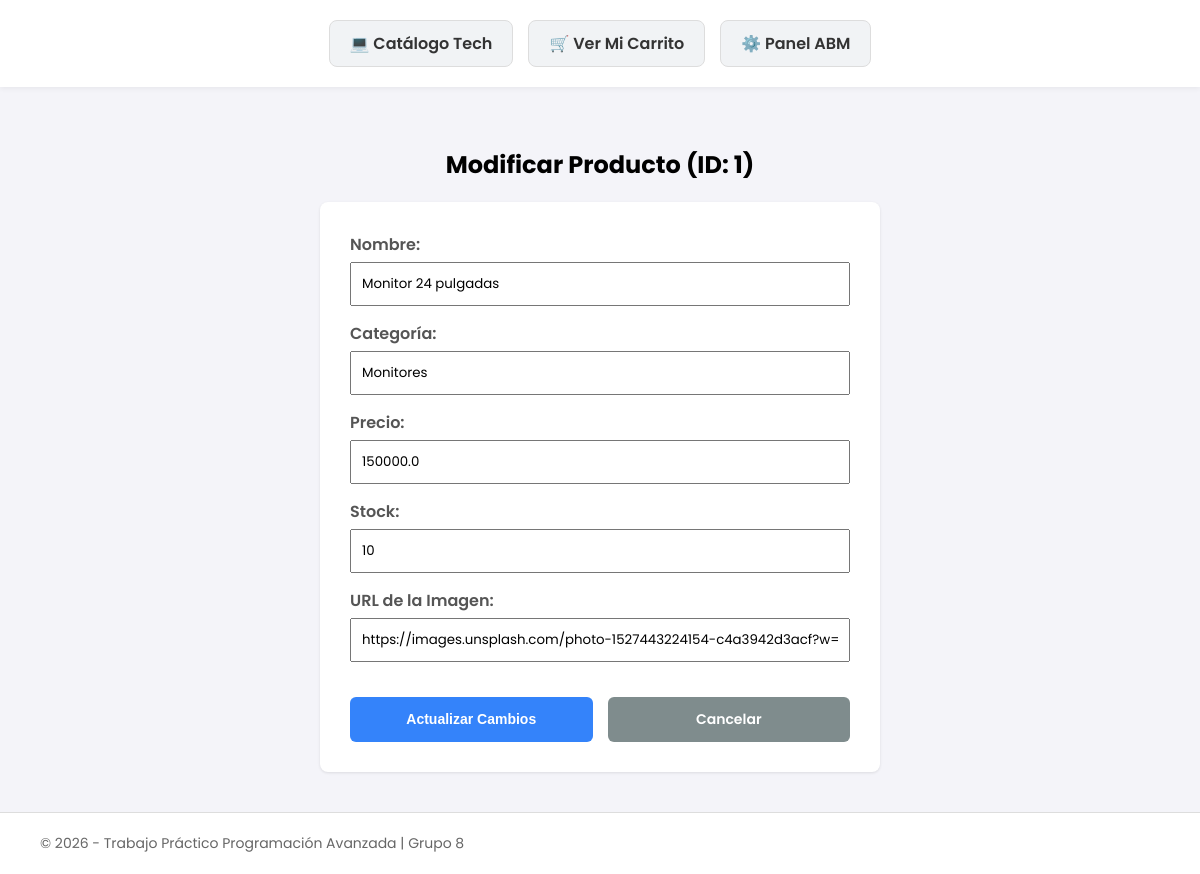
The app's page /admin/editar/1, older data.
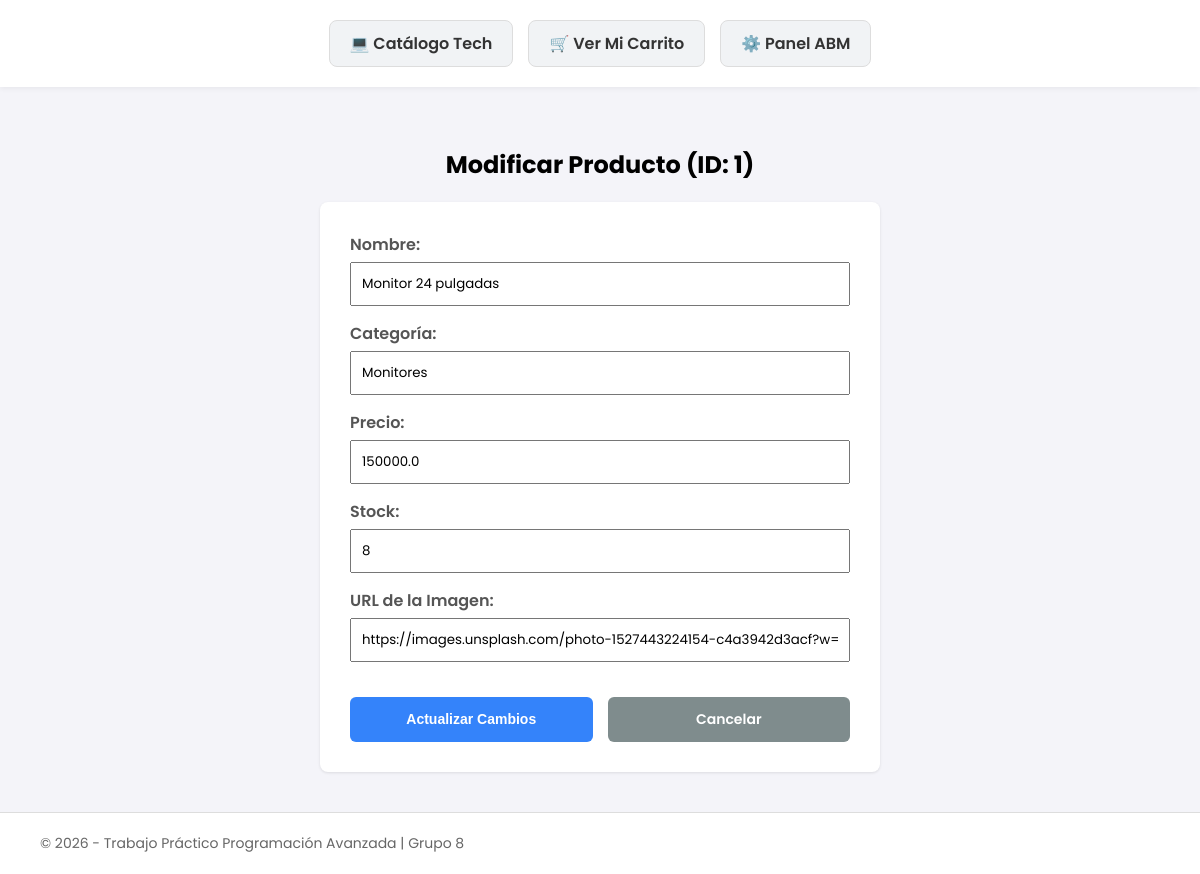
The same page, newer data.
### tables this page shows
CREATE TABLE productos (
            id_producto INTEGER PRIMARY KEY AUTOINCREMENT,
            nombre TEXT NOT NULL,
            categoria TEXT NOT NULL,
            precio REAL NOT NULL,
            stock INTEGER NOT NULL,
            imagen TEXT NOT NULL
        );

### app.py (the view)
@app.route('/admin/editar/<int:id_producto>', methods=['GET', 'POST'])
def admin_modificacion(id_producto):
    conexion = base_de_datos.obtener_conexion()
    cursor = conexion.cursor()
    if request.method == 'POST':
        nombre = request.form.get('nombre')
        categoria = request.form.get('categoria')
        precio = float(request.form.get('precio', 0))
        stock = int(request.form.get('stock', 0))
        imagen = request.form.get('imagen')
        base_de_datos.modificar_producto_existente(id_producto, nombre, categoria, precio, stock, imagen)
        conexion.close()
        return redirect(url_for('panel_admin'))
    else:
        cursor.execute("SELECT id_producto, nombre, categoria, precio, stock, imagen FROM productos WHERE id_producto = ?", (id_producto,))
        prod = cursor.fetchone()
        conexion.close()
        return render_template('editar.html', producto=prod)

### base_de_datos.py (called while the page is built)
def obtener_conexion():
    return sqlite3.connect("tienda.db")

### templates/editar.html
{% extends 'base.html' %}
{% block contenido %}
<h2 style="text-align: center; margin-bottom: 20px;">Modificar Producto (ID: {{ producto[0] }})</h2>
<div style="background-color: #fff; padding: 30px; border-radius: 8px; box-shadow: 0 1px 3px rgba(0,0,0,0.1); max-width: 500px; margin: 0 auto;">
    <form action="/admin/editar/{{ producto[0] }}" method="POST" style="display: flex; flex-direction: column; gap: 15px;">
        <label style="font-weight: 600; color: #555;">Nombre:
            <input type="text" name="nombre" value="{{ producto[1] }}" required style="width: 100%; padding: 10px; margin-top: 5px;">
        </label>
        <label style="font-weight: 600; color: #555;">Categoría:
            <input type="text" name="categoria" value="{{ producto[2] }}" required style="width: 100%; padding: 10px; margin-top: 5px;">
        </label>
        <label style="font-weight: 600; color: #555;">Precio:
            <input type="number" name="precio" value="{{ producto[3] }}" step="0.01" required style="width: 100%; padding: 10px; margin-top: 5px;">
        </label>
        <label style="font-weight: 600; color: #555;">Stock:
            <input type="number" name="stock" value="{{ producto[4] }}" required style="width: 100%; padding: 10px; margin-top: 5px;">
        </label>
        <label style="font-weight: 600; color: #555;">URL de la Imagen:
            <input type="url" name="imagen" value="{{ producto[5] }}" required style="width: 100%; padding: 10px; margin-top: 5px;">
        </label>
        <div style="display: flex; gap: 15px; margin-top: 20px;">
            <button type="submit" class="btn btn-primary" style="flex: 1; padding: 12px;">Actualizar Cambios</button>
            <a href="/admin" class="btn btn-secondary" style="flex: 1; padding: 12px;">Cancelar</a>
        </div>
    </form>
</div>
{% endblock %}

Row changes from the older to the newer data that the page shows:
changed productos "Monitor 24 pulgadas": stock "10" → "8"
